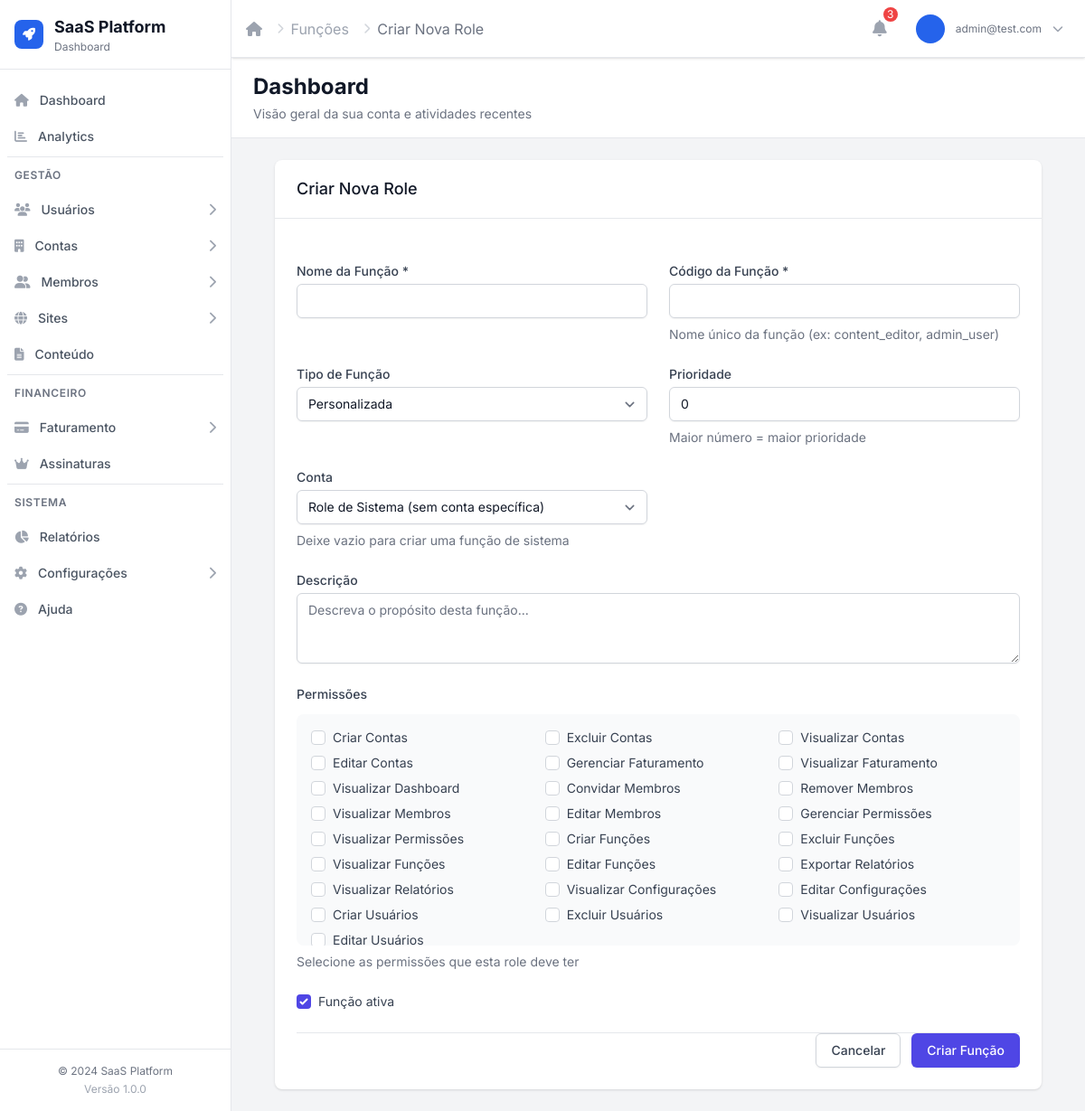
The page /admin-panel/roles/create/ (signed in) on the database as committed earlier.
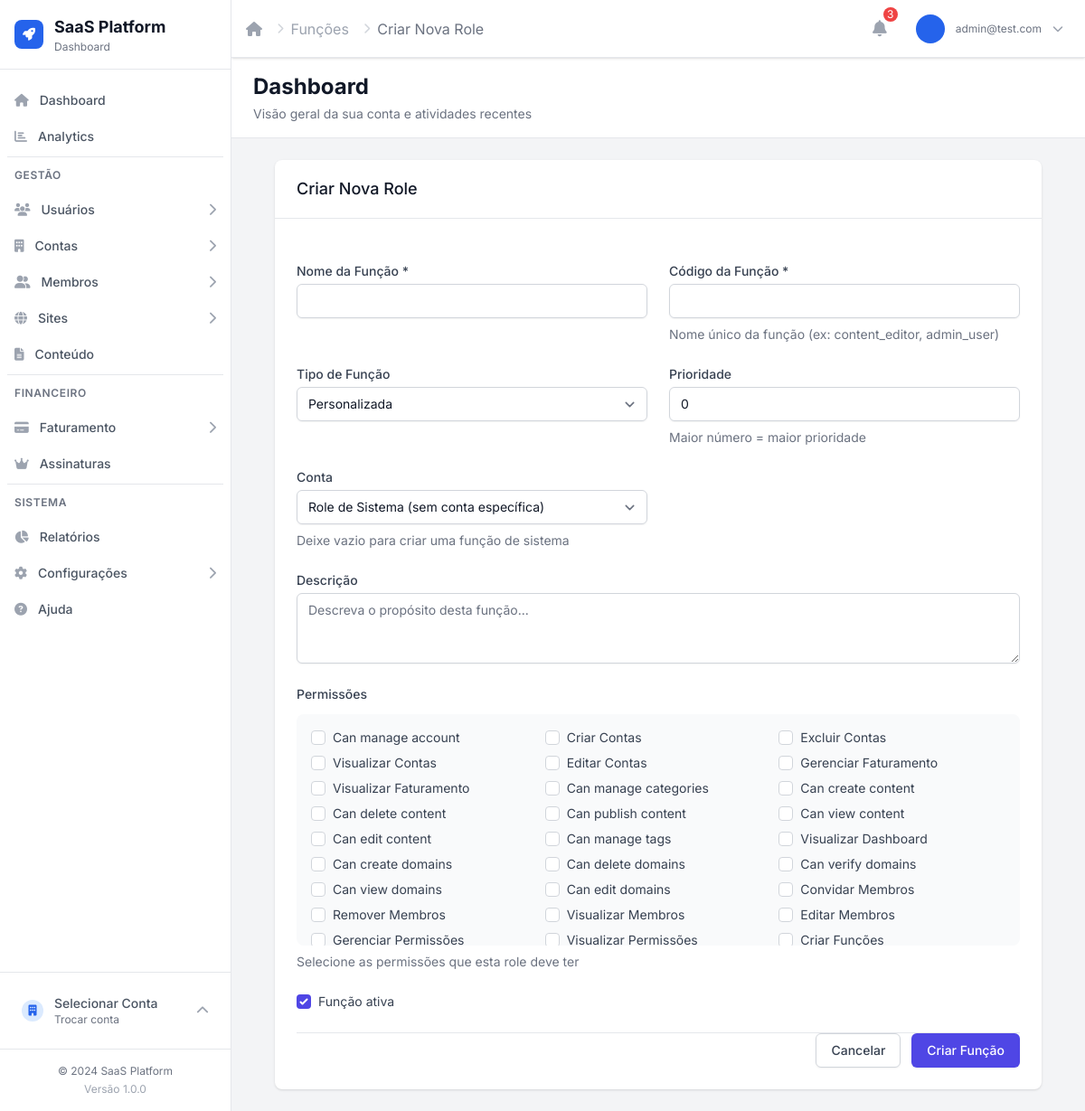
The same page on the database as committed later.
### permissions/models.py (models this page shows, shortened)
class Permission(models.Model):
    PERMISSION_TYPES = [
        ('create', 'Criar'),
        ('read', 'Visualizar'),
        ('update', 'Editar'),
        ('delete', 'Excluir'),
        ('manage', 'Gerenciar'),
        ('admin', 'Administrar'),
    ]
    id = models.UUIDField(primary_key=True, default=uuid.uuid4, editable=False)
    name = models.CharField('Nome', max_length=100, unique=True)
    codename = models.CharField('Código', max_length=100, unique=True)
    description = models.TextField('Descrição', blank=True)
    permission_type = models.CharField(
        'Tipo de Permissão',
        max_length=20,
        choices=PERMISSION_TYPES,
        default='read'
    )
    resource = models.CharField('Recurso', max_length=100)
    content_type = models.ForeignKey(
        ContentType,
        on_delete=models.CASCADE,
        null=True,
        blank=True,
        verbose_name='Tipo de Conteúdo',
        related_name='custom_permissions'
    )
    category = models.CharField('Categoria', max_length=50, default='general')
    is_active = models.BooleanField('Ativo', default=True)
    created_at = models.DateTimeField('Criado em', auto_now_add=True)
    updated_at = models.DateTimeField('Atualizado em', auto_now=True)
    class Meta:
        verbose_name = 'Permissão'
        verbose_name_plural = 'Permissões'
        ordering = ['category', 'resource', 'permission_type']
        indexes = [
            models.Index(fields=['codename']),
            models.Index(fields=['resource']),
            models.Index(fields=['category']),
            models.Index(fields=['permission_type']),
        ]

### admin_panel/views.py (the view)
# urls.py: path('roles/create/', views.role_create, name='role_create'),
@login_required
def role_create(request):
    if not (request.user.is_staff or request.user.is_superuser):
        raise PermissionDenied('Você não tem permissão para criar roles.')
    if request.method == 'POST':
        form = RoleForm(request.POST)
        if form.is_valid():
            role = form.save()
            messages.success(request, f'Role "{role.name}" criada com sucesso!')
            return redirect('admin_panel:role_detail', role_id=role.id)
    else:
        form = RoleForm()
    context = {
        'form': form,
        'title': 'Criar Nova Role',
        'action': 'create'
    }
    return render(request, 'admin_panel/roles/form.html', context)

### users/models.py (called while the page is built)
    def get_queryset(self):
        return super().get_queryset().filter(is_deleted=False)

    def get_full_name(self):
        return f"{self.first_name} {self.last_name}".strip() or self.username

### templates/admin_panel/roles/form.html (shortened to what the changed rows need)
{% extends 'dashboard/base_dashboard.html' %}
{% load static %}
{% block dashboard_content %}
<div class="max-w-7xl mx-auto px-4 sm:px-6 lg:px-8">
    <div class="bg-white dark:bg-gray-800 shadow rounded-lg">
        <div class="px-4 py-5 sm:p-6">
            <form method="post" class="space-y-6">
                <div>
                    <div class="bg-gray-50 dark:bg-gray-700 rounded-lg p-4 max-h-64 overflow-y-auto">
                        {% if form.permissions.field.queryset %}
                            <div class="grid grid-cols-1 sm:grid-cols-2 lg:grid-cols-3 gap-2">
                                {% for permission in form.permissions.field.queryset %}
                                    <div class="flex items-center">
                                        <input type="checkbox"
                                               id="id_permissions_{{ permission.id }}"
                                               name="permissions"
                                               value="{{ permission.id }}"
                                               class="h-4 w-4 text-indigo-600 focus:ring-indigo-500 border-gray-300 rounded">
                                        <label for="id_permissions_{{ permission.id }}" class="ml-2 text-sm text-gray-700 dark:text-gray-300">
                                            {{ permission.name }}
                                        </label>
                                    </div>
                                {% endfor %}
                            </div>
                        {% else %}
                            <p class="text-sm text-gray-500 dark:text-gray-400">Nenhuma permissão disponível.</p>
                        {% endif %}
                    </div>
                </div>
            </form>
        </div>
    </div>
</div>
{% endblock %}

Rows that differ between the two databases and show on the page:
no longer on this page (row unchanged): Permission: name "Excluir Funções"
no longer on this page (row unchanged): Permission: name "Visualizar Funções"
no longer on this page (row unchanged): Permission: name "Editar Funções"
no longer on this page (row unchanged): Permission: name "Exportar Relatórios"
no longer on this page (row unchanged): Permission: name "Visualizar Relatórios"
no longer on this page (row unchanged): Permission: name "Visualizar Configurações"
no longer on this page (row unchanged): Permission: name "Editar Configurações"
no longer on this page (row unchanged): Permission: name "Criar Usuários"
no longer on this page (row unchanged): Permission: name "Excluir Usuários"
no longer on this page (row unchanged): Permission: name "Visualizar Usuários"
no longer on this page (row unchanged): Permission: name "Editar Usuários"
added Permission: name "Can manage account"
added Permission: name "Can manage categories"
added Permission: name "Can create content"
added Permission: name "Can delete content"
added Permission: name "Can publish content"
added Permission: name "Can view content"
added Permission: name "Can edit content"
added Permission: name "Can manage tags"
added Permission: name "Can create domains"
added Permission: name "Can delete domains"
added Permission: name "Can verify domains"
added Permission: name "Can view domains"
added Permission: name "Can edit domains"
Other text that changed with them:
text now shown: "Selecionar Conta Trocar conta"
